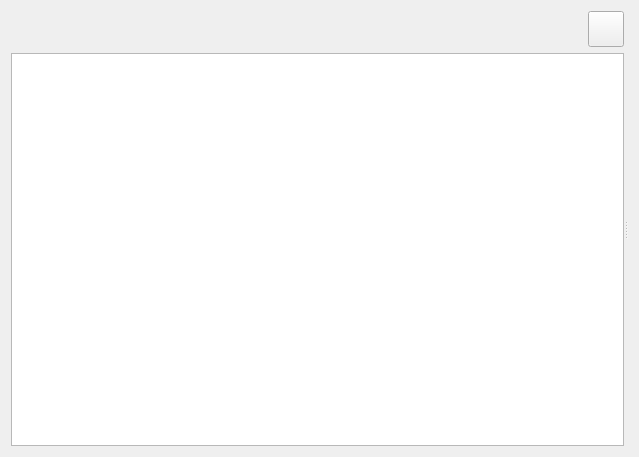
<?xml version="1.0" encoding="UTF-8"?>
<ui version="4.0">
 <class>SerialPage</class>
 <widget class="QWidget" name="SerialPage">
  <property name="geometry">
   <rect>
    <x>0</x>
    <y>0</y>
    <width>639</width>
    <height>457</height>
   </rect>
  </property>
  <property name="windowTitle">
   <string>Form</string>
  </property>
  <layout class="QVBoxLayout" name="verticalLayout_2">
   <item>
    <widget class="QSplitter" name="splitter">
     <property name="orientation">
      <enum>Qt::Orientation::Horizontal</enum>
     </property>
     <property name="childrenCollapsible">
      <bool>false</bool>
     </property>
     <widget class="QWidget" name="widget" native="true">
      <layout class="QVBoxLayout" name="verticalLayout">
       <property name="leftMargin">
        <number>0</number>
       </property>
       <property name="topMargin">
        <number>0</number>
       </property>
       <property name="rightMargin">
        <number>0</number>
       </property>
       <property name="bottomMargin">
        <number>0</number>
       </property>
       <item>
        <layout class="QHBoxLayout" name="horizontalLayout">
         <item>
          <spacer name="horizontalSpacer">
           <property name="orientation">
            <enum>Qt::Orientation::Horizontal</enum>
           </property>
           <property name="sizeHint" stdset="0">
            <size>
             <width>40</width>
             <height>20</height>
            </size>
           </property>
          </spacer>
         </item>
         <item>
          <widget class="QPushButton" name="refresh_btn">
           <property name="sizePolicy">
            <sizepolicy hsizetype="Minimum" vsizetype="Fixed">
             <horstretch>0</horstretch>
             <verstretch>0</verstretch>
            </sizepolicy>
           </property>
           <property name="minimumSize">
            <size>
             <width>36</width>
             <height>36</height>
            </size>
           </property>
           <property name="maximumSize">
            <size>
             <width>24</width>
             <height>36</height>
            </size>
           </property>
           <property name="text">
            <string/>
           </property>
          </widget>
         </item>
        </layout>
       </item>
       <item>
        <widget class="QListWidget" name="com_list"/>
       </item>
      </layout>
     </widget>
     <widget class="QStackedWidget" name="stackedWidget"/>
    </widget>
   </item>
  </layout>
 </widget>
 <resources/>
 <connections/>
</ui>
